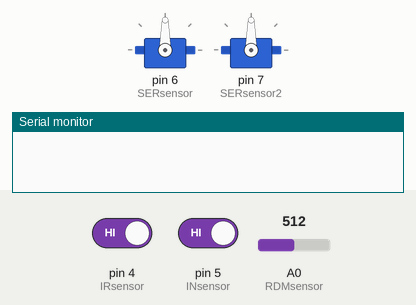
Simulated run of this sketch. Board: Arduino Uno, built with avr-gcc and run on an emulated ATmega328P. Shown: 2 × servo, the last lines printed to the serial monitor. The inputs (shaded band) are chosen by the test bench; at power-on: pin 4 (IRsensor) HIGH, A0 (RDMsensor) = 512, pin 5 (INsensor) HIGH.

Above: at 1.2 s.
1.3 s: pin 4 (IRsensor) driven LOW
At 3.6 s:
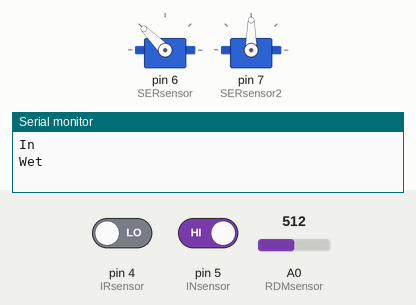
At 6.5 s:
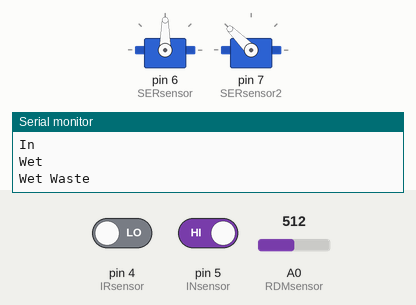
7.3 s: A0 (RDMsensor) set to 806
9.2 s: A0 (RDMsensor) set to 832
At 18.7 s:
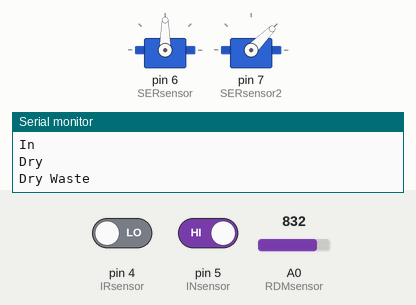
Timing chart, 0 to 26.3 s (numbered marks = the images above; inputs shaded):
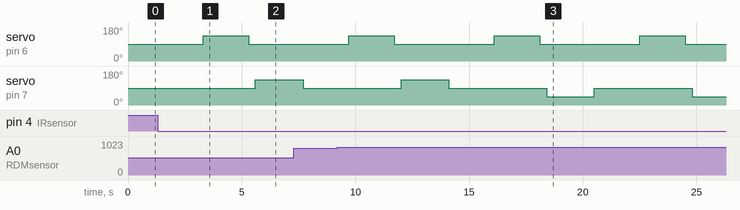

Measured:
- the behaviour switches between 822 and 823 on A0 (RDMsensor) (found by bisection; images 2 and 3)
- after the input at 1.3 s, servo on pin 6 (SERsensor): 90° → 135° after 2.0 s, → 90° 2.0 s later; servo on pin 7 (SERsensor2): 90° → 135° after 4.3 s

The sketch:

CleanBin-Code.ino
```cpp
#include <Servo.h>
#define SERsensor 6
#define SERsensor2 7
Servo servo;
Servo servo2;

int IRsensor = 4;
int INsensor = 5;
int RDMsensor = A0;

int INvalue, CAPvalue, IRvalue, RDMvalue;

void setup() {
  // put your setup code here, to run once:
  pinMode(IRsensor, INPUT);
  pinMode(INsensor, INPUT);
  servo.attach(SERsensor);
  servo2.attach(SERsensor2);
  Serial.begin(9600);
}

void spinflip (String category, int b, String sen){
  Serial.println(category);
  servo.write(135);
  delay(2000);
  servo.write(90);
  delay(300);
  Serial.println(sen);
  servo2.write(b);
  delay(2000);
}

void servoreset (){
  servo.write(90);
  servo2.write(90);
}

void loop() {
  // put your main code here, to run repeatedly:
  int IRvalue = digitalRead(IRsensor);
  int INvalue = digitalRead(INsensor);
  int RDMvalue = analogRead(RDMsensor);
  int RDMoutput = map (RDMvalue, 0, 1023, 255,0);
  servoreset();

  if (IRvalue == LOW){
    Serial.println("In");
    delay (2000);
    if (INvalue == LOW){
      Serial.println(INvalue);
      spinflip("Dry", 45, "Metal");
    }
    else {
      if (RDMoutput <= 50){
        spinflip("Dry", 45, "Dry Waste");
      }
      else {
        spinflip("Wet", 135, "Wet Waste");
      }
    }
  }
  else {
    servoreset();
  }
  delay (100);
}
```
